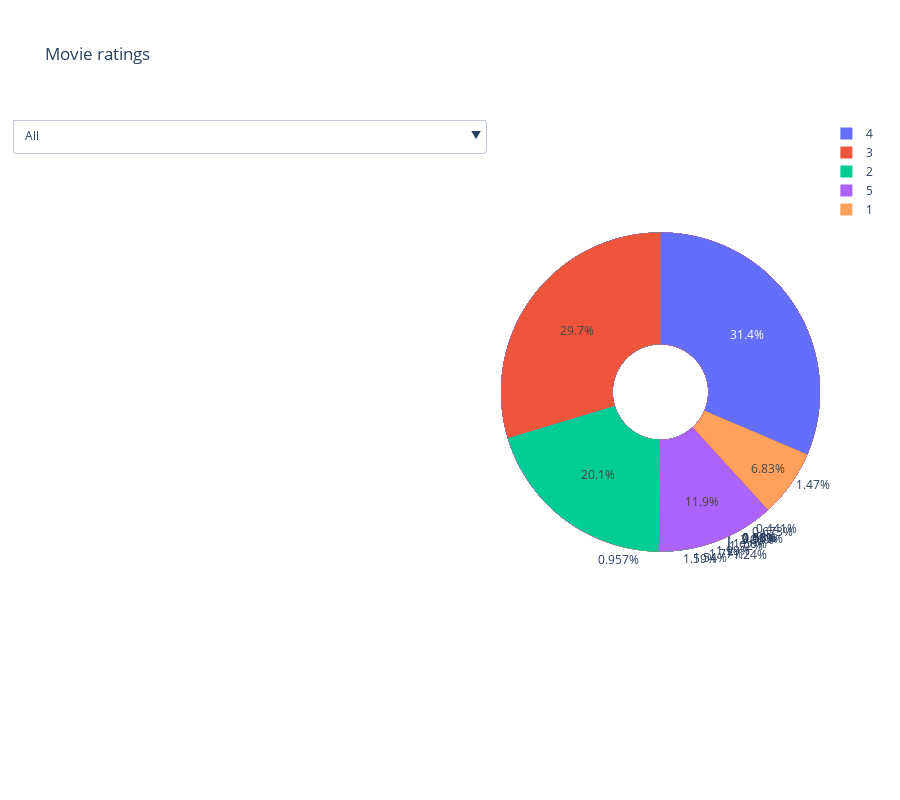

Source (notebook cell):
### Code cell
multi_plot(movie_ratings, title="Movie ratings")
